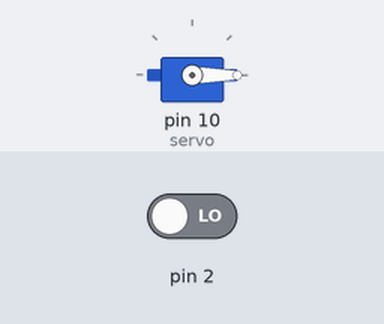
Simulated run of this sketch. Board: Arduino Uno, built with avr-gcc and run on an emulated ATmega328P. Shown: servo. The test bench sets the inputs (shaded band); at power-on: pin 2 LOW.

Above: at 0.1 s.
At 2.1 s:
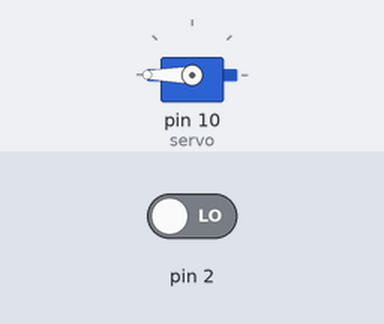
Timing chart, 0 to 3.6 s (numbered marks = the images above):
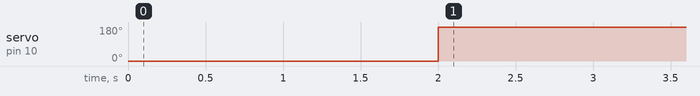

The sketch:

Timer.ino
```cpp
#include <Servo.h>

Servo servo;

void setup() {
    servo.attach(10);
    servo.write(0);
    delay(1000);
}

void loop() {

    while (digitalRead(2) == 1) {
        delay(100);
    }

    delay(1000);

    servo.write(0);

    servo.write(180);

    delay(1000);
}
```

Measured:
- by itself, servo on pin 10 (servo): 0° → 180° at 2.0 s
